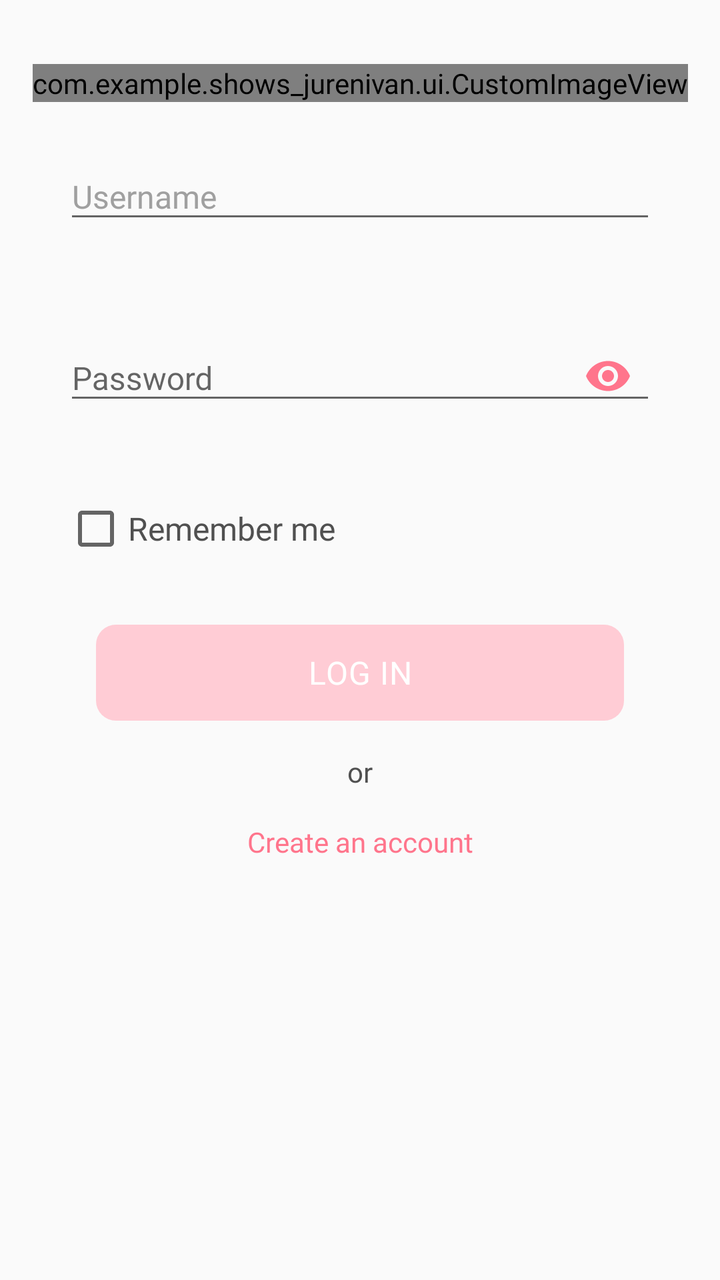
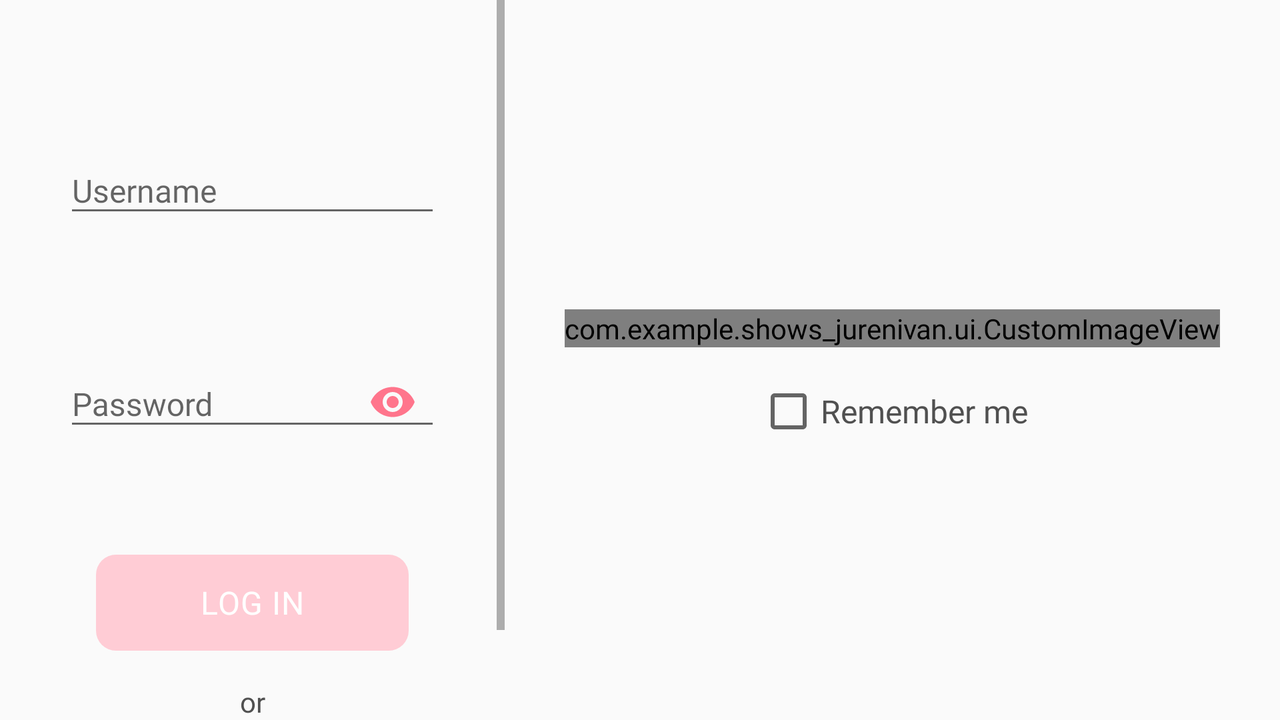

Two renders of one Android screen. The first uses the default layout on a phone; the second uses the alternative layout the repository ships for a different screen configuration, on a matching device. The two XML files are below.
<!-- AndroidManifest.xml: application theme AppTheme -->
<!-- res/layout/activity_login.xml -->
<?xml version="1.0" encoding="utf-8"?>
<ScrollView
        xmlns:android="http://schemas.android.com/apk/res/android"
        xmlns:app="http://schemas.android.com/apk/res-auto"
        android:layout_width="match_parent"
        android:layout_height="match_parent">


    <android.support.constraint.ConstraintLayout
            android:layout_width="match_parent"
            android:layout_height="match_parent">

        <com.example.shows_jurenivan.ui.CustomImageView
                android:id="@+id/android_logo"
                android:layout_width="wrap_content"
                android:layout_height="wrap_content"
                app:layout_constraintTop_toTopOf="parent"
                app:layout_constraintStart_toStartOf="parent"
                android:src="@drawable/ic_img_logo_mark"
                android:layout_marginTop="32dp"
                app:layout_constraintEnd_toEndOf="parent"/>

        <android.support.design.widget.TextInputLayout
                android:id="@+id/userNameLayout"
                android:layout_width="match_parent"
                android:layout_height="wrap_content"
                app:layout_constraintTop_toBottomOf="@id/android_logo"

                android:layout_marginStart="32dp"
                android:layout_marginEnd="32dp"
                android:layout_marginTop="16dp"

                app:errorEnabled="true"

                android:theme="@style/TextInputFields"
        >
            <android.support.design.widget.TextInputEditText
                    android:id="@+id/tvUsername"
                    android:layout_height="wrap_content"
                    android:layout_width="match_parent"
                    android:hint="@string/userName"
                    android:inputType="text"
            />
        </android.support.design.widget.TextInputLayout>

        <android.support.design.widget.TextInputLayout
                android:id="@+id/passwordLayout"
                android:layout_width="match_parent"
                android:layout_height="wrap_content"
                app:layout_constraintTop_toBottomOf="@id/userNameLayout"
                app:passwordToggleEnabled="true"
                app:passwordToggleDrawable="@drawable/ic_show_password_red"
                android:layout_marginStart="32dp"
                android:layout_marginEnd="32dp"
                android:layout_marginTop="16dp"
                app:errorEnabled="true"
                app:passwordToggleTint="@color/colorAccent">
            <android.support.design.widget.TextInputEditText
                    android:id="@+id/passwordTextEditor"
                    android:layout_height="wrap_content"
                    android:layout_width="match_parent"
                    android:hint="@string/password"
                    style="@style/TextInputFields"
                    android:inputType="textPassword"
            />
        </android.support.design.widget.TextInputLayout>

        <CheckBox
                android:text="@string/rememberMe"
                android:layout_width="wrap_content"
                android:layout_height="wrap_content"
                android:id="@+id/rememberMeCheckBox"

                android:textSize="16sp"
                android:textColor="#505050"
                android:lineSpacingExtra="6sp"

                android:checked="false"
                android:layout_marginStart="32dp"
                android:layout_marginTop="16dp"
                app:layout_constraintTop_toBottomOf="@+id/passwordLayout"
                app:layout_constraintStart_toStartOf="parent"/>

        <Button
                android:id="@+id/btnLogIn"
                android:layout_width="match_parent"
                android:layout_height="wrap_content"
                app:layout_constraintTop_toBottomOf="@+id/rememberMeCheckBox"

                android:gravity="center"
                android:background="@drawable/button_selector"

                android:text="@string/login"
                android:textSize="16sp"
                android:textColor="#ffffff"
                android:letterSpacing="0.02"
                android:lineSpacingExtra="4sp"
                android:textAlignment="center"

                android:layout_marginTop="32dp"
                android:enabled="false"
                android:layout_marginLeft="48dp"
                android:layout_marginRight="48dp"/>

        <TextView

                android:text="@string/or"
                android:layout_width="wrap_content"
                android:layout_height="wrap_content"
                android:id="@+id/textView5"

                android:textSize="14sp"
                android:textColor="#505050"
                android:lineSpacingExtra="16sp"
                android:gravity="center_horizontal"

                app:layout_constraintTop_toBottomOf="@+id/btnLogIn"
                app:layout_constraintStart_toStartOf="parent"
                app:layout_constraintEnd_toEndOf="parent"
                android:layout_marginTop="16dp"/>

        <TextView
                android:text="@string/create_an_account"
                android:layout_width="wrap_content"
                android:layout_height="wrap_content"
                android:id="@+id/createAccount"

                android:textSize="14sp"
                android:textColor="#ff758c"
                android:lineSpacingExtra="8sp"
                android:gravity="center_horizontal"

                app:layout_constraintEnd_toEndOf="parent"
                app:layout_constraintStart_toStartOf="parent"
                app:layout_constraintTop_toBottomOf="@+id/textView5"
                android:layout_marginTop="16dp"
                android:layout_marginBottom="16dp"
                app:layout_constraintBottom_toBottomOf="parent"
                />


    </android.support.constraint.ConstraintLayout>

</ScrollView>
<!-- resources referenced by this layout -->
<resources>
  <color name="colorAccent">#ff758c</color>
  <!-- drawable button_selector (drawable) -->
  <?xml version="1.0" encoding="utf-8"?>
  <selector xmlns:android="http://schemas.android.com/apk/res/android">
  
  
      <item android:drawable="@drawable/rounded_button_selected" android:state_enabled="true" ></item>
  
      <item android:drawable="@drawable/rounded_button_deselected"></item>
  
  </selector>
  <!-- drawable ic_img_logo_mark (drawable) -->
  <vector android:height="24dp" android:viewportHeight="80"
      android:viewportWidth="80" android:width="24dp"
      xmlns:aapt="http://schemas.android.com/aapt" xmlns:android="http://schemas.android.com/apk/res/android">
      <path android:fillType="evenOdd" android:pathData="M25.835,1.473c-9.333,-3.612 -18.39,0.89 -19.756,10.804C3.919,27.947 3.348,52.576 4.814,66.79c1.027,9.955 9.828,15.127 19.234,11.708 12.687,-4.613 36.599,-17.406 47.842,-26.162 7.896,-6.148 8.398,-16.336 0.523,-22.51C60.56,20.534 39.32,6.694 25.835,1.473z">
          <aapt:attr name="android:fillColor">
              <gradient android:endX="50.124443" android:endY="58.683083"
                  android:startX="18.665216" android:startY="9.666665" android:type="linear">
                  <item android:color="#FFFF758C" android:offset="0"/>
                  <item android:color="#FFFF7EB3" android:offset="1"/>
              </gradient>
          </aapt:attr>
      </path>
  </vector>
  <string name="create_an_account">Create an account</string>
  <string name="login">LOG IN</string>
  <string name="or">or</string>
  <string name="password">Password</string>
  <string name="rememberMe">Remember me</string>
  <string name="userName">Username</string>
  <style name="TextInputFields" parent="Widget.Design.TextInputLayout">
          <item name="android:textColorHint">#a0a0a0</item>
          <item name="android:textSize">16sp</item>
          <item name="android:textColor">@color/textRegular</item>
          <item name="android:colorAccent">@color/textLight</item>
  
      </style>
  <style name="AppTheme" parent="Theme.AppCompat.Light.NoActionBar">
          
          <item name="colorPrimary">@color/colorPrimary</item>
          <item name="colorPrimaryDark">@color/black</item>
          <item name="colorAccent">@color/colorAccent</item>
          <item name="android:fontFamily">@font/karla_regular</item>
      </style>
  <!-- drawable rounded_button_selected (drawable) -->
  <?xml version="1.0" encoding="utf-8"?>
  <shape xmlns:android="http://schemas.android.com/apk/res/android"
         android:shape="rectangle"
         android:layout_width="wrap_content"
         android:layout_height="wrap_content">
  
      <solid android:color="@color/colorPrimary"/>
  
      <corners android:bottomRightRadius="20dp"
               android:bottomLeftRadius="20dp"
               android:topRightRadius="20dp"
               android:topLeftRadius="20dp"/>
  </shape>
  <!-- drawable rounded_button_deselected (drawable) -->
  <?xml version="1.0" encoding="utf-8"?>
  <shape xmlns:android="http://schemas.android.com/apk/res/android"
         android:shape="rectangle"
         android:layout_width="wrap_content"
         android:layout_height="wrap_content">
  
      <solid android:color="@color/colorButtonDisabled"/>
  
      <corners android:bottomRightRadius="10dp"
               android:bottomLeftRadius="10dp"
               android:topRightRadius="10dp"
               android:topLeftRadius="10dp"/>
  </shape>
  <color name="textRegular">#2e2e2e</color>
  <color name="textLight">#505050</color>
  <color name="colorPrimary">#ff758c</color>
  <color name="black">#000000</color>
  <color name="colorButtonDisabled">#ffccd5</color>
</resources>
<!-- res/layout-land/activity_login.xml (the repository's variant of the layout above) -->
<!-- drawn on the phone turned sideways -->
<?xml version="1.0" encoding="utf-8"?>
<LinearLayout
        android:baselineAligned="false"
        xmlns:android="http://schemas.android.com/apk/res/android"
        xmlns:app="http://schemas.android.com/apk/res-auto"
        android:layout_width="match_parent"
        android:layout_height="match_parent"
        android:orientation="horizontal"
        android:weightSum="100"
>

    <ScrollView android:layout_width="wrap_content"
                android:layout_height="wrap_content"
                android:layout_weight="70">

        <android.support.constraint.ConstraintLayout
                android:layout_width="match_parent"
                android:layout_height="wrap_content"
        >

            <android.support.design.widget.TextInputLayout
                    android:id="@+id/userNameLayout"
                    android:layout_width="match_parent"
                    android:layout_height="wrap_content"
                    app:layout_constraintTop_toTopOf="parent"


                    android:layout_marginStart="32dp"
                    android:layout_marginEnd="32dp"
                    android:layout_marginTop="64dp"

                    app:errorEnabled="true"
            >
                <android.support.design.widget.TextInputEditText
                        android:id="@+id/tvUsername"
                        android:layout_height="wrap_content"
                        android:layout_width="match_parent"
                        android:hint="@string/userName"
                        android:inputType="text"
                        style="@style/TextInputFields"
                />
            </android.support.design.widget.TextInputLayout>

            <android.support.design.widget.TextInputLayout
                    android:id="@+id/passwordLayout"
                    android:layout_width="match_parent"
                    android:layout_height="wrap_content"
                    app:layout_constraintTop_toBottomOf="@id/userNameLayout"
                    app:passwordToggleEnabled="true"
                    app:passwordToggleDrawable="@drawable/ic_show_password_red"
                    app:passwordToggleTint="@color/colorAccent"
                    android:layout_marginStart="32dp"
                    android:layout_marginEnd="32dp"
                    android:layout_marginTop="32dp"
                    app:errorEnabled="true"
            >

                <android.support.design.widget.TextInputEditText
                        android:id="@+id/passwordTextEditor"
                        android:layout_height="wrap_content"
                        android:layout_width="match_parent"
                        android:hint="@string/password"
                        style="@style/TextInputFields"
                        android:inputType="textPassword"
                />
            </android.support.design.widget.TextInputLayout>

            <Button
                    android:id="@+id/btnLogIn"
                    android:layout_width="match_parent"
                    android:layout_height="wrap_content"
                    app:layout_constraintTop_toBottomOf="@id/passwordLayout"

                    android:gravity="center"
                    android:background="@drawable/button_selector"

                    android:text="@string/login"
                    android:textSize="16sp"
                    android:textColor="#ffffff"
                    android:letterSpacing="0.02"
                    android:lineSpacingExtra="4sp"
                    android:textAlignment="center"

                    android:layout_marginTop="32dp"
                    android:enabled="false"
                    android:layout_marginLeft="48dp"
                    android:layout_marginRight="48dp"/>

            <TextView
                    android:text="@string/or"
                    android:layout_width="wrap_content"
                    android:layout_height="wrap_content"
                    android:id="@+id/textView5"

                    android:textSize="14sp"
                    android:textColor="#505050"
                    android:lineSpacingExtra="8sp"
                    android:gravity="center_horizontal"

                    app:layout_constraintTop_toBottomOf="@+id/btnLogIn"
                    app:layout_constraintStart_toStartOf="parent"
                    app:layout_constraintEnd_toEndOf="parent"
                    android:layout_marginTop="16dp"/>

            <TextView
                    android:text="@string/create_an_account"
                    android:layout_width="wrap_content"
                    android:layout_height="wrap_content"
                    android:id="@+id/createAccount"

                    android:textSize="14sp"
                    android:textColor="#ff758c"
                    android:lineSpacingExtra="8sp"
                    android:gravity="center_horizontal"

                    app:layout_constraintEnd_toEndOf="parent"
                    app:layout_constraintStart_toStartOf="parent"
                    app:layout_constraintTop_toBottomOf="@+id/textView5"
                    android:layout_marginBottom="16dp"
                    android:layout_marginTop="16dp"
                    app:layout_constraintBottom_toBottomOf="parent"
                    />


        </android.support.constraint.ConstraintLayout>


    </ScrollView>


    <android.support.constraint.ConstraintLayout
            android:layout_width="wrap_content"
            android:layout_height="match_parent"
            android:layout_weight="30"
    >

        <com.example.shows_jurenivan.ui.CustomImageView
                android:id="@+id/android_logo"
                android:layout_width="wrap_content"
                android:layout_height="wrap_content"
                app:layout_constraintTop_toTopOf="parent"
                app:layout_constraintStart_toStartOf="parent"
                android:src="@drawable/ic_img_logo_mark"
                android:layout_marginBottom="32dp"
                app:layout_constraintEnd_toEndOf="parent"
                app:layout_constraintBottom_toBottomOf="parent"
        />

        <CheckBox
                android:text="@string/rememberMe"
                android:layout_width="wrap_content"
                android:layout_height="wrap_content"
                android:id="@+id/rememberMeCheckBox"

                app:layout_constraintTop_toBottomOf="@+id/android_logo"
                app:layout_constraintStart_toStartOf="parent"
                android:textSize="16sp"
                android:textColor="#505050"
                android:lineSpacingExtra="6sp"

                android:checked="false"
                android:layout_marginTop="16dp"
                app:layout_constraintEnd_toEndOf="parent"/>

    </android.support.constraint.ConstraintLayout>


</LinearLayout>
